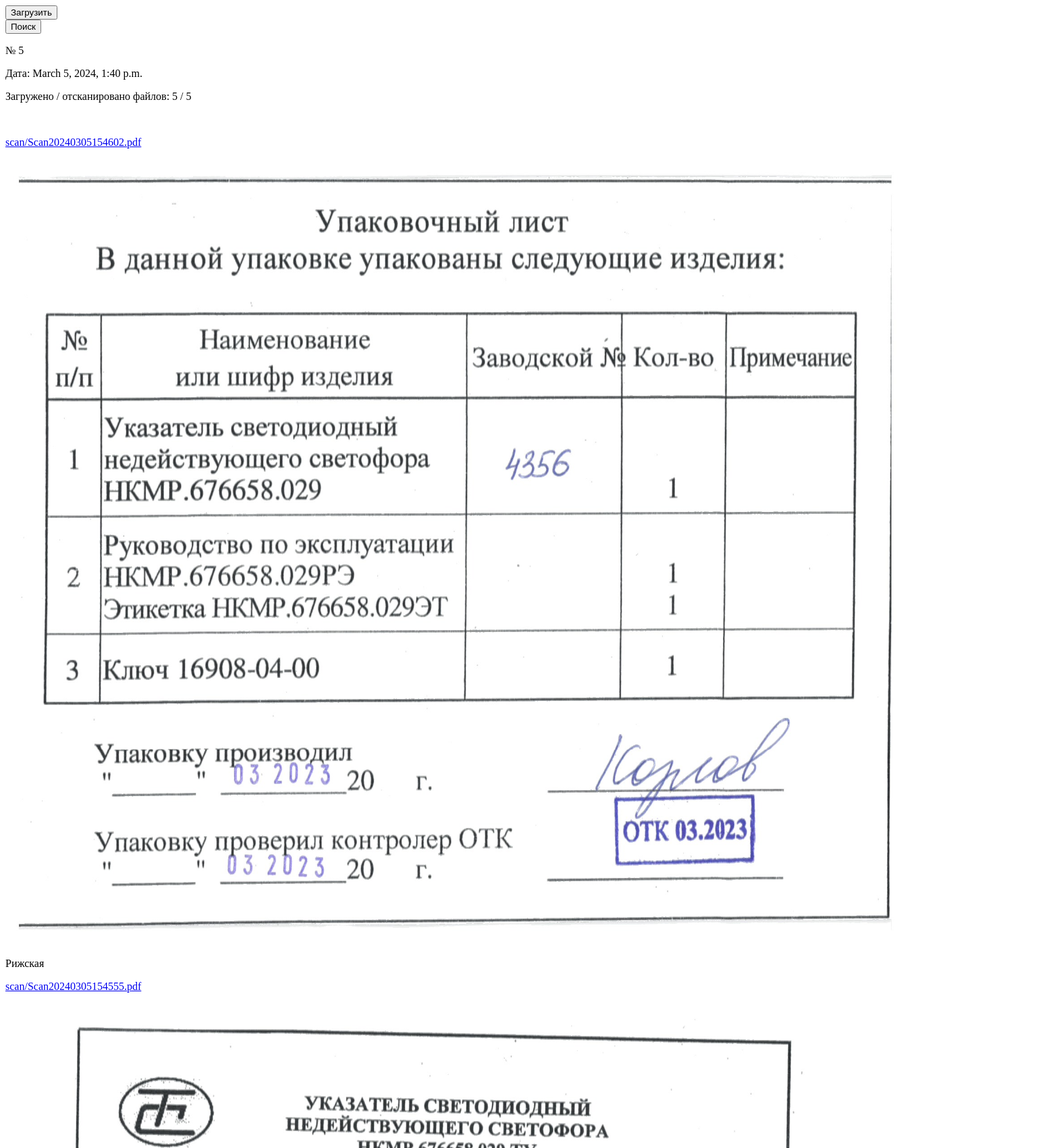
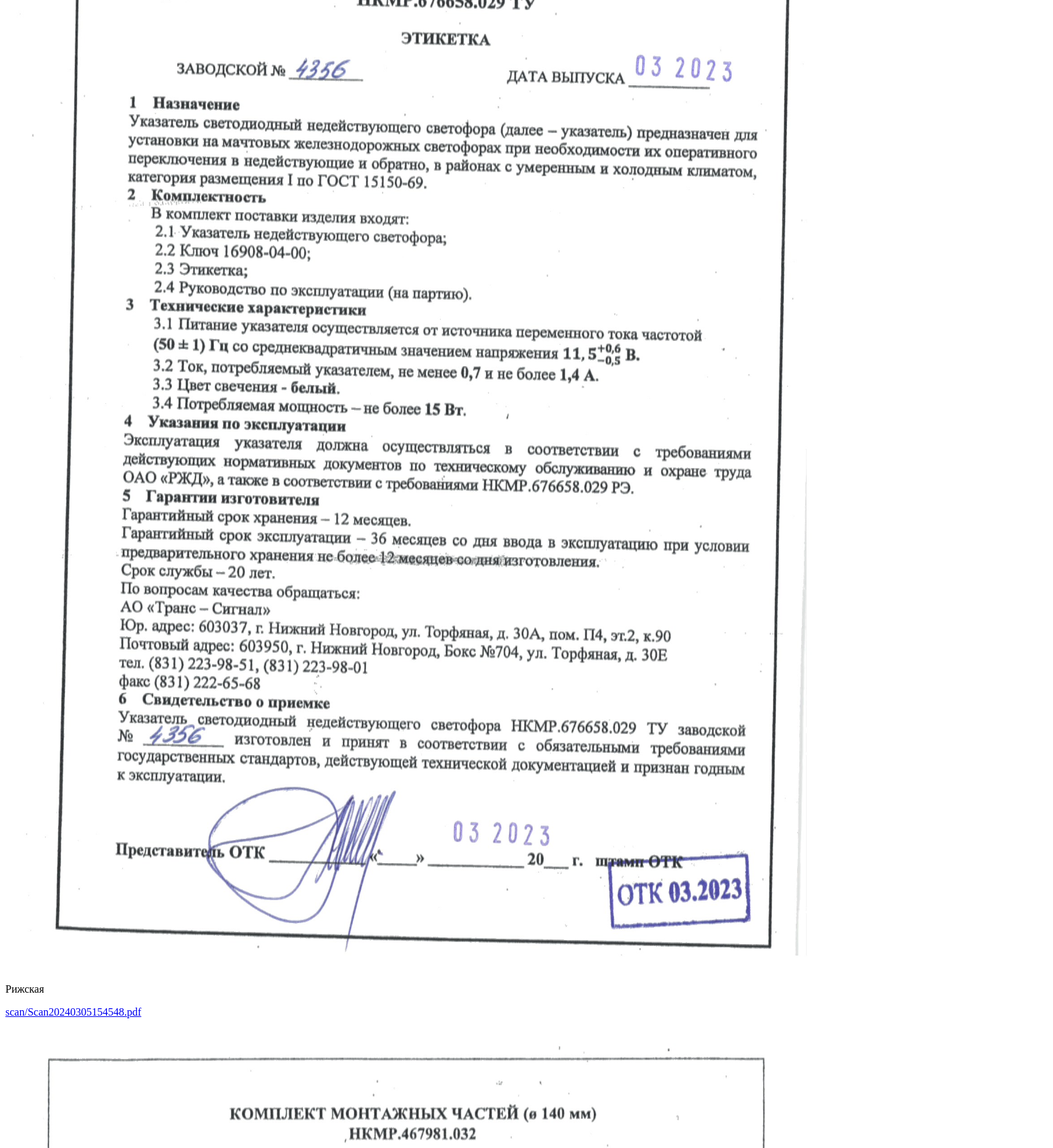
The page / (upper part) on the database its author committed (2 pictures, top to bottom).
### OCR_scan/models.py (models this page shows)
class Task(models.Model):
    len_files = models.IntegerField()
    date = models.DateTimeField(auto_now_add=True)
    progress = models.IntegerField(default=0)

class ObjectBuilbing(models.Model):
    name = models.CharField(max_length=255)
    def __str__(self):
        return self.name

### OCR_scan/views.py (the view)
# urls.py: path('', HomeView.as_view(), name='home'),
class HomeView(ListView):
    model = Task
    template_name = 'home_page.html'
    def get_context_data(self, *args, **kwargs):
        context = super().get_context_data(*args, **kwargs)
        tasks = Task.objects.all().order_by('-date')
        context['object_list'] = []
        for task in tasks:
            count = 0
            files = []
            scans = Scan.objects.filter(file__task=task)
            for s in scans:
                count_files = 0
                if s.cover:
                    cover = s.cover.url
                else:
                    cover = ''
                files.append({'title': s.file.file.name,
                              'file': s.file.file.url,
                              'cover': cover,
                              'text': s.text,
                              'object_builbing': s.file.object_builbing
                              })
            context['object_list'].append({'task_id': task.pk,
                                           'len_files': task.len_files,
                                           'date': task.date,
                                           'progress': task.progress,
                                           'scans': files
                                           })
        return context

### static/templates/home_page.html (shortened to what this page needs)
{% load static %}
<link href="{% static 'css/style.css' %}" rel="stylesheet">
<body>
    <button onclick="window.location='{% url 'download' %}'">Загрузить</button>
        <br/>
        <button onclick="window.location='{% url 'search' %}'">Поиск</button>
        <br/>
        {% for s in object_list %}
            <p>№ {{ s.task_id }}</p>
            <p>Дата: {{ s.date }}</p>
            <p>Загружено / отсканировано файлов: {{ s.len_files }} / {{ s.progress }}</p>
        <br/>
            {% for f in s.scans %}
                <p><a href="{{ f.file }}">{{ f.title }}</a></p>
                <p><img src="{{ f.cover }}" ></p>
                <p>{{ f.object_builbing }}</p>
                {% endfor %}
            <br/>
        {% endfor %}
        <br/>
</body>

### rows shown on the page
Task: date "March 5, 2024, 1:40 p.m."
ObjectBuilbing: title "scan/Scan20240305154602.pdf", shows a picture, object_builbing "Рижская", title "scan/Scan20240305154555.pdf", title "scan/Scan20240305154548.pdf"

### other values the page prints
{{ s.task_id }} "5"
{{ s.len_files }} "5"
{{ s.progress }} "5"
